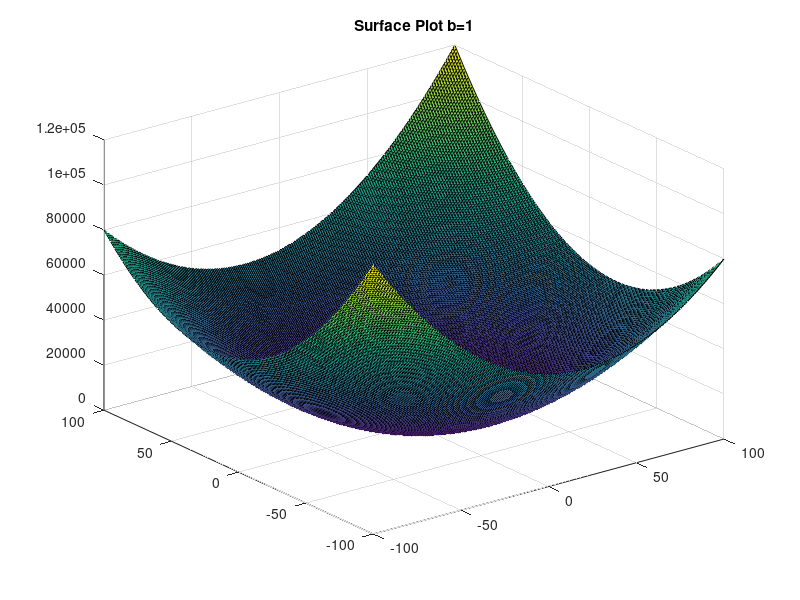
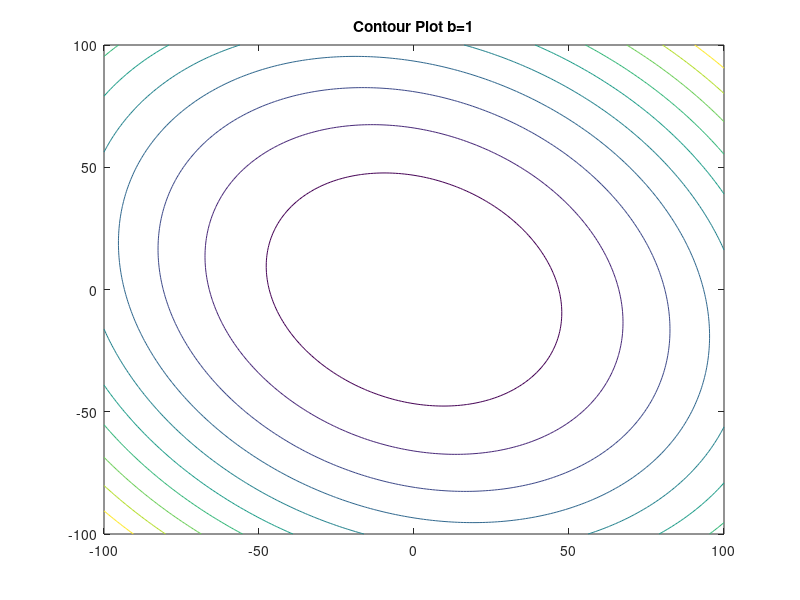
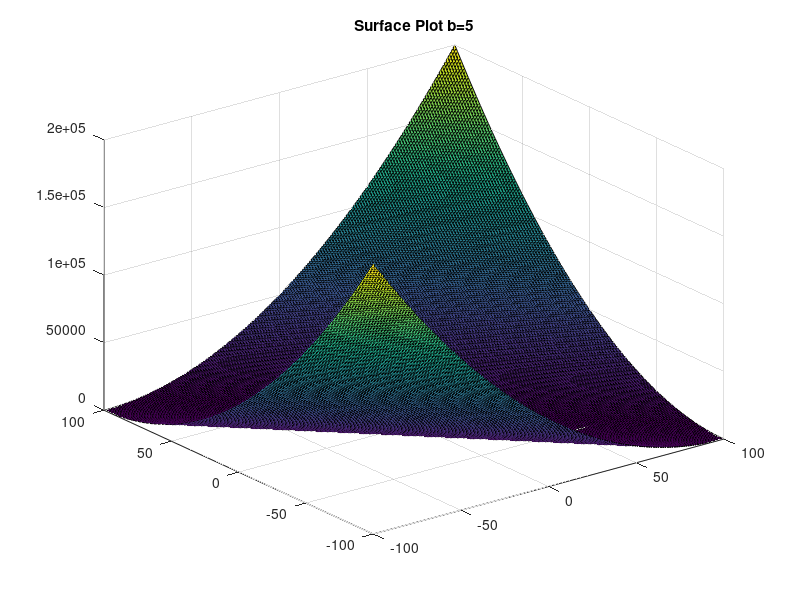
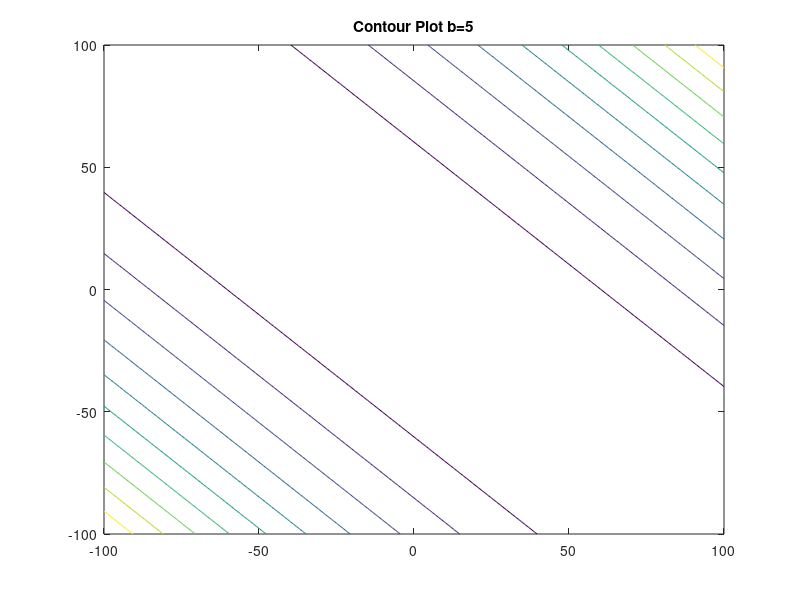

Reproduce these figures in MATLAB, in order. (Note: this script raises an error after producing the figures.)


MESHDEF=500;
%% Part 1A

b=1;
A=[5 b;b 5];
fx=zeros(201)
for x1=-100:100
    for x2=-100:100
        x=[x1;x2];
        fx(x1+101,x2+101)=x'*A*x;
        
    end
    
end
figure
surf(-100:100,-100:100,fx)
title('Surface Plot b=1')
figure
contour(-100:100,-100:100,fx)
title('Contour Plot b=1')

b=5;
A=[5 b;b 5];
fx=zeros(201)
for x1=-100:100
    for x2=-100:100
        x=[x1;x2];
        fx(x1+101,x2+101)=x'*A*x;
        
    end
    
end
figure
surf(-100:100,-100:100,fx)
title('Surface Plot b=5')
figure
contour(-100:100,-100:100,fx)
title('Contour Plot b=5')

b=10
A=[5 b;b 5];
fx=zeros(201)
for x1=-100:100
    for x2=-100:100
        x=[x1;x2];
        fx(x1+101,x2+101)=x'*A*x;
        
    end
    
end
figure
surf(-100:100,-100:100,fx)
title('Surface Plot b=10')
figure
contour(-100:100,-100:100,fx)
title('Contour Plot b=10')

%% Part 1B

b=1;
A=[5 b;b 5];
disp('eigen values of A where b=1')
eig(A)
disp('positive definitive?0?')
[~,p] = chol(A)

b=5;
A=[5 b;b 5];
disp('eigen values of A where b=5')
eig(A)
disp('positive definitive?0?')

[~,p] = chol(A)

b=10;
A=[5 b;b 5];
disp('eigen values of A where b=10')
eig(A)
disp('positive definitive?0?')
[~,p] = chol(A)

%% Part 1C

disp('if one of its eigenvalues of a mat is nonpositive, it must be non-positive definite')
disp('all meet upper-left submatrices Ak have strictly positive determinant')
disp('b=10 a eigenvalue of -5, therefore its not positive')
disp('b=1 yes, b=5 semi b=10 no')
%% Part 1D
disp('PD-bowl, SPD- Onedim, NonPD-saddle')
%% Part 1E

disp('b=1,positive definitive')
disp('f(X)=5x1^2+2x1x2+5x2^2')
disp('f(lX)=l^25x1^2+2l^2x1x2+l^2*5x2^2=l^2f(X)')
disp('b=1, nonhomogenious')

disp('b=5,non positive definitive')
disp('f(X)=5x1^2+10x1x2+5x2^2')
disp('b=10,non positive definitive')
disp('f(X)=5x1^2+20x1x2+5x2^2')


disp('No norms in any case')

%% Part 2A
mu = [0 0];
sigma = eye(2);
R = chol(sigma);
m=repmat(mu,500,1);
data = m+ randn(500,2)*R;

scatter(data(:,1),data(:,2));
pbaspect([1 1 1])

hold on
M=sigma^-1;

% calculate Mah
for i=1:500
    d(i)=sqrt(data(i,:)*M*data(i,:)');

end
x=data(:,1);
y=data(:,2);
z=d';


%plot3(x,y,z,'.','markersize',12)

[xi,yi] = meshgrid(min(x):(max(x)-min(x))/MESHDEF:max(x),min(y):(max(y)-min(y))/MESHDEF:max(y));
zi = griddata(x,y,z,xi,yi);
%surf(xi,yi,zi);
[c,h] = contour(xi,yi,zi);
clabel(c,h);
%% Part 2B

T=[cos(pi/4),-sin(pi/4);sin(pi/4),cos(pi/4)]*[3 0;0 1]
new_data=data*T;
sigma=cov(new_data);
figure
scatter(new_data(:,1),new_data(:,2));
daspect([1 1 1])
hold on
M=sigma^-1;

% calculate Mah
for i=1:500
    d(i)=sqrt(new_data(i,:)*M*new_data(i,:)');

end
x=new_data(:,1);
y=new_data(:,2);
z=d';


%plot3(x,y,z,'.','markersize',12)

[xi,yi] = meshgrid(min(x):(max(x)-min(x))/MESHDEF:max(x),min(y):(max(y)-min(y))/MESHDEF:max(y));
zi = griddata(x,y,z,xi,yi);
%surf(xi,yi,zi);
[c,h] = contour(xi,yi,zi);
clabel(c,h);

%% Part 2C

A=[5 0;0 2];
disp('A will become the inverse of Cov matrix')
sigma=A^-1;
disp('var of var(x1_new)=0.2, compared to var(x1)=1')
disp('var of var(x2_new)=0.5, compared to var(x2)=1')
disp('according to identity Var(cX)=c^2Var(X)')
cx1=sqrt(.2/1)
cx2=sqrt(.5/1)
T=[cx1 0;0 cx2]

super_new_data=data*T;

figure
scatter(super_new_data(:,1),super_new_data(:,2));
daspect([1 1 1])
hold on
M=sigma^-1;

% calculate Mah
for i=1:500
    d(i)=sqrt(super_new_data(i,:)*A*super_new_data(i,:)');

end
x=super_new_data(:,1);
y=super_new_data(:,2);
z=d';


%plot3(x,y,z,'.','markersize',12)

[xi,yi] = meshgrid(min(x):(max(x)-min(x))/MESHDEF:max(x),min(y):(max(y)-min(y))/MESHDEF:max(y));
zi = griddata(x,y,z,xi,yi);
%surf(xi,yi,zi);
[c,h] = contour(xi,yi,zi);
clabel(c,h);

%% Computer Assignment

load('data.mat')
load('label.mat')
% Below quoted was a test algo, it didn't work that well, better one is
% after
% % need to create 9 classes
% % get all true 1s, build a really noice 1 by avreaging all 1s
% %getting indecies of 1s
% C=zeros(28,28,10);
% for iC=0:9
%     
%     numz=find(labelTrain==iC);
%     num_mod=zeros(28);
%     for i=1:length(numz)
%         num_mod=num_mod+imageTrain(:,:,numz(i));
%     end
%     num_mod=num_mod/length(numz);
%     plotMNIST(num_mod);
%     C(:,:,iC+1)=num_mod;
% end
%
% now we have the models to compare to
% gonna classify now

% TESTID=1
% 
% for TESTID=1:500
% 
%     UUT=imageTest(:,:,TESTID);
%     for iC=0:9
%         dC(iC+1)=sqrt(sum(sum(abs(UUT-C(:,:,iC+1)).^2)));
%     end
%     [M,I] = min(dC);
%     answer(TESTID)=I-1;
% end
% answer=answer';
% quoting it out, the above method yielded 22% err rate, which is bad

%
%% Better Algo
for TESTID=1:500


    UUT=imageTest(:,:,TESTID);

    for iT=1:5000
        dT(iT)=sqrt(sum(sum(abs(UUT-imageTrain(:,:,iT)).^2)));
    end
    [M,I] = min(dT);
    answer(TESTID,1)=M;
    answer(TESTID,2)=I;
    answer(TESTID,3)=labelTrain(I);
end


%%
diff=answer(:,3)-labelTest;
perf=[labelTest diff];


error_ind=find(perf(:,2)~=0);
err_cat=labelTest(error_ind);
    
n=hist(err_cat);

countpercat=hist(labelTest);

err_rate=n./countpercat*100;
plot(0:9,err_rate)
ylabel('error rate')
xlabel('catagory')
%% Part 2
disp('total error rate is')
err_total=sum(n)/sum(countpercat)*100
disp('percent')
%% Part 3
% first error
badboi=error_ind(1)

figure('rend','painters','pos',[10 10 900 500])

subplot(1,2,1)
imshow(imageTest(:,:,badboi))
title('Test Image')
xlabel(sprintf('the pair matched with d=%f',answer(badboi,1)))
subplot(1,2,2)
imshow(imageTrain(:,:,answer(badboi,2)))
title('Matched Image')
xlabel('the 4 matches the shape of the 9 minus the gap. could be consusing for human even')

%% second error
badboi=error_ind(2)

figure('rend','painters','pos',[10 10 900 500])

subplot(1,2,1)
imshow(imageTest(:,:,badboi))
title('Test Image')
xlabel(sprintf('the pair matched with d=%f',answer(badboi,1)))
subplot(1,2,2)
imshow(imageTrain(:,:,answer(badboi,2)))
title('Matched Image')
xlabel('Another 49 mess up, same reason, the general shape is very close')

%% third error
badboi=error_ind(3)

figure('rend','painters','pos',[10 10 900 500])

subplot(1,2,1)
imshow(imageTest(:,:,badboi))
title('Test Image')
xlabel(sprintf('the pair matched with d=%f',answer(badboi,1)))
subplot(1,2,2)
imshow(imageTrain(:,:,answer(badboi,2)))
title('Matched Image')
xlabel('yet anoher one, this one is very bad to human even, just bad writing')

%% forth error
badboi=error_ind(4)

figure('rend','painters','pos',[10 10 900 500])

subplot(1,2,1)
imshow(imageTest(:,:,badboi))
title('Test Image')
xlabel(sprintf('the pair matched with d=%f',answer(badboi,1)))
subplot(1,2,2)
imshow(imageTrain(:,:,answer(badboi,2)))
title('Matched Image')
xlabel('OMG 49 is the death of this method, same reason')

%% fifth error
badboi=error_ind(5)

figure('rend','painters','pos',[10 10 900 500])

subplot(1,2,1)
imshow(imageTest(:,:,badboi))
title('Test Image')
xlabel(sprintf('the pair matched with d=%f',answer(badboi,1)))
subplot(1,2,2)
imshow(imageTrain(:,:,answer(badboi,2)))
title('Matched Image')
xlabel('the first stroke of the 2 almost matched 1 perfectly, even the error from 2nd stroke is not enough to trip')

